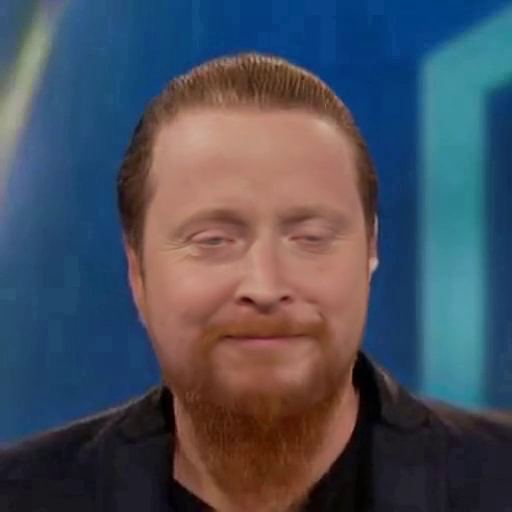
#> input picture frame 25 of Blend_lipsync/simon_talk.mp4, 512 x 512 px
$ python main.py
#> lines starting #> are read from the running program, lines starting #| are printed output that depends on the picture; after the words box and inside, x2 and y2 are one past the last pixel; in counts of white or black regions, pixels touching at a corner belong together; pictures that were not available may be replaced by others from this repository, and a replacement may not be noted
import cv2
import numpy as np


capSilence = cv2.VideoCapture("simon_silence.mp4")
capTalk = cv2.VideoCapture("simon_talk.mp4")

height = int(capSilence.get(3))
width = int(capSilence.get(4))

if not capSilence.isOpened():
    print("Error with opening silence video!")
if not capTalk.isOpened():
    print("Error with opening talk video!")

fourcc = cv2.VideoWriter_fourcc(*'mp4v')
out = cv2.VideoWriter('output.mp4', fourcc, 30.0, (int(capSilence.get(3)), int(capSilence.get(4))))

while capTalk.isOpened():

    retTalk, frameTalk = capTalk.read()
#> frameTalk is the input picture: shape (512, 512, 3); mean B, G, R 92.2, 78.9, 72.5
    retSilence, frameSilence = capSilence.read()


    if retTalk:

        talkMask = np.zeros(frameTalk.shape[:2], dtype='uint8')
        points = np.array([[130,285], [370,285], [370,420], [130,420]])
        cv2.fillPoly(talkMask, pts=[points], color=(255,255,255))
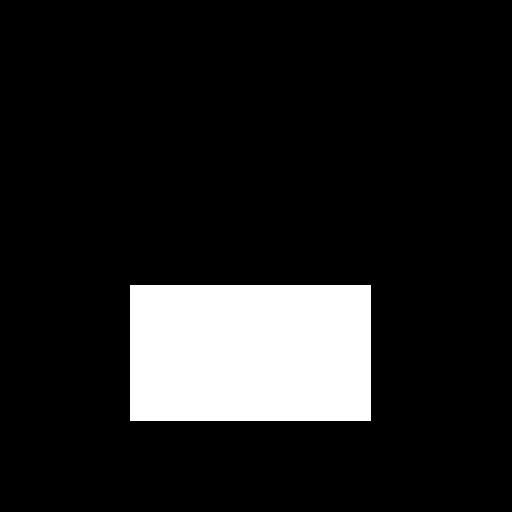
#> talkMask: shape (512, 512); 12.5% white; 1 white region, box (x1, y1, x2, y2) and area: (130, 285, 371, 421) 32776
        silenceMask = cv2.bitwise_not(talkMask)

        masked_silence = cv2.bitwise_and(frameSilence, frameSilence, mask = silenceMask)
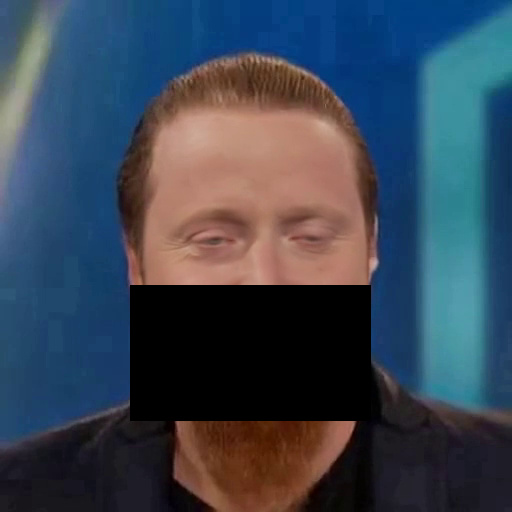
#> masked_silence: shape (512, 512, 3); mean B, G, R 84.2, 69.3, 57.6
        masked_talk = cv2.bitwise_and(frameTalk, frameTalk, mask = talkMask)
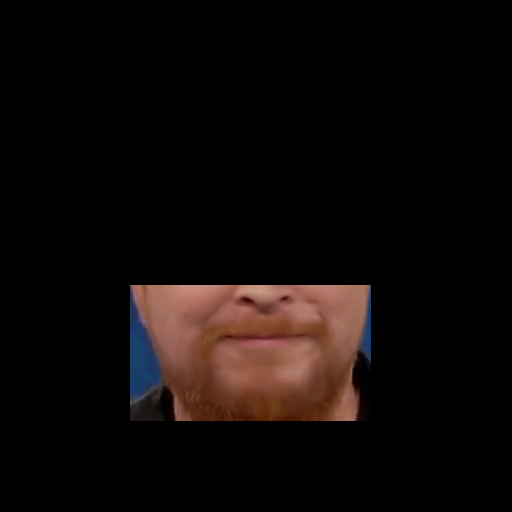
#> masked_talk: shape (512, 512, 3); mean B, G, R 8, 9.5, 15
        result = cv2.add(masked_silence, masked_talk)
        # cv2.imshow("Talk",frameTalk)
        cv2.imshow("Silence", result)

        out.write(result)

        if cv2.waitKey(25) & 0xFF == ord('q'):
#> (key q is pressed here)
            break
    else:
        break


capSilence.release()
capTalk.release()
out.release()


# [6 lines of commented-out code are left out]

#> (the run stopped early here; a loop or call above may not have finished)

$ run again, starting later in the video
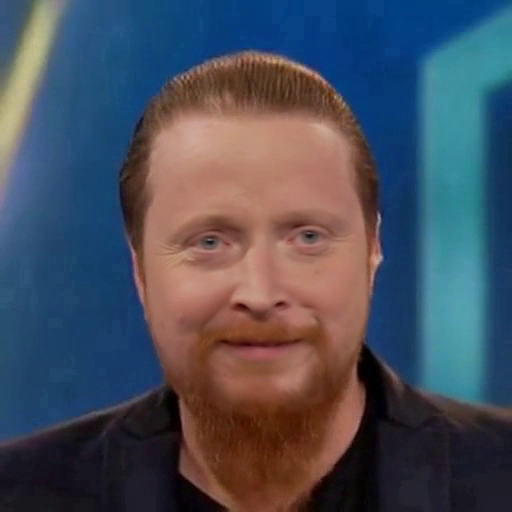
#> input picture frame 112 of Blend_lipsync/simon_talk.mp4, 512 x 512 px
#> frameTalk is the input picture: shape (512, 512, 3); mean B, G, R 91.8, 78.7, 73.1
#> talkMask: shape (512, 512); 12.5% white; 1 white region, box (x1, y1, x2, y2) and area: (130, 285, 371, 421) 32776
#> `masked_silence = cv2.bitwise_and(frameSilence, frameSilence, mask = si..`:
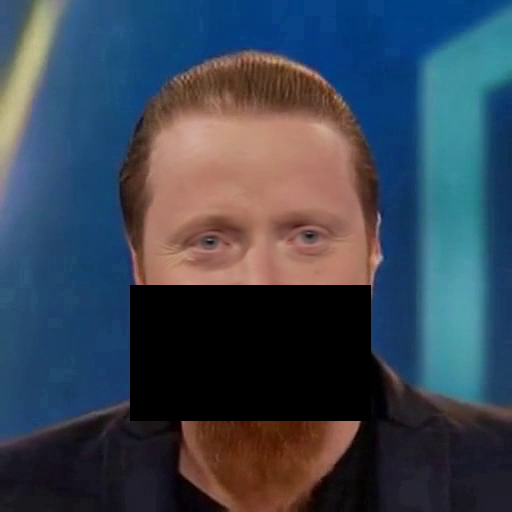
#> masked_silence: shape (512, 512, 3); mean B, G, R 83.6, 69.1, 58
#> `masked_talk = cv2.bitwise_and(frameTalk, frameTalk, mask = talkMask)`:
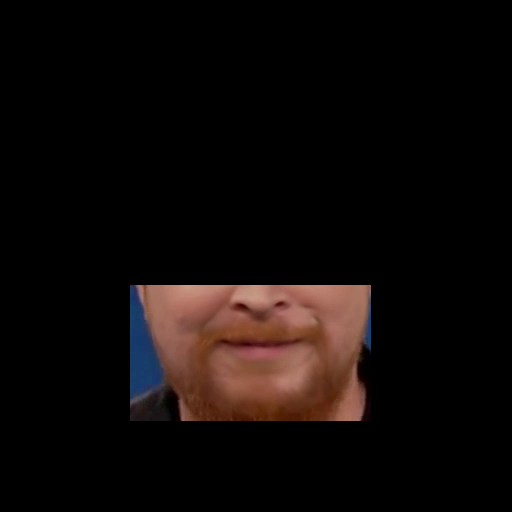
#> masked_talk: shape (512, 512, 3); mean B, G, R 8.1, 9.6, 15.1

$ run again, starting later in the video
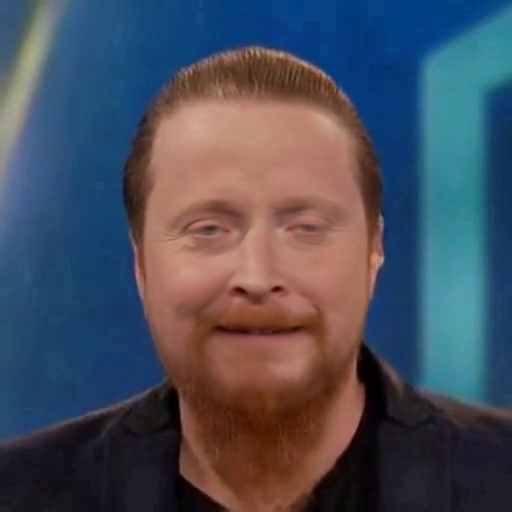
#> input picture frame 200 of Blend_lipsync/simon_talk.mp4, 512 x 512 px
#> frameTalk is the input picture: shape (512, 512, 3); mean B, G, R 91.5, 78.4, 73.4
#> talkMask: shape (512, 512); 12.5% white; 1 white region, box (x1, y1, x2, y2) and area: (130, 285, 371, 421) 32776
#> `masked_silence = cv2.bitwise_and(frameSilence, frameSilence, mask = si..`:
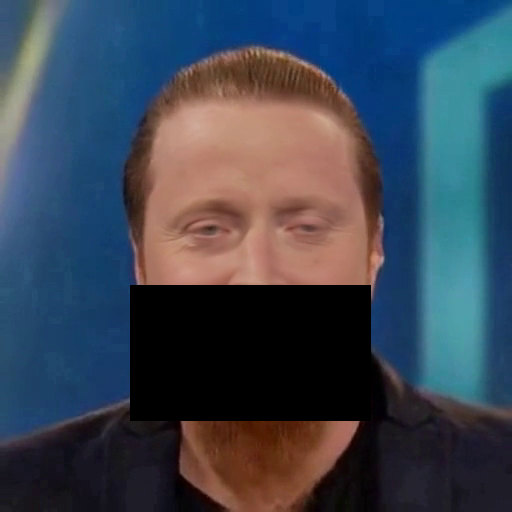
#> masked_silence: shape (512, 512, 3); mean B, G, R 84, 69.5, 59
#> `masked_talk = cv2.bitwise_and(frameTalk, frameTalk, mask = talkMask)`:
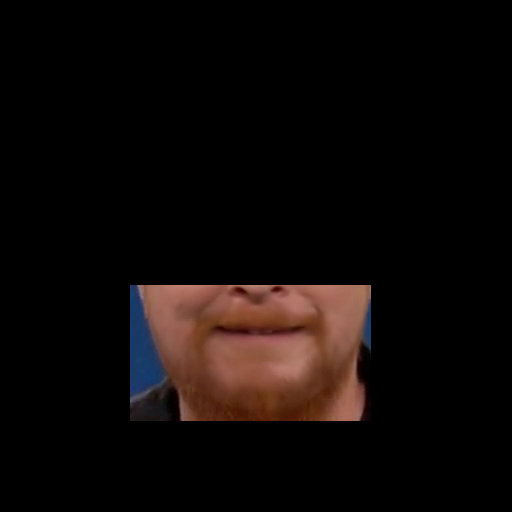
#> masked_talk: shape (512, 512, 3); mean B, G, R 7.4, 8.9, 14.3
